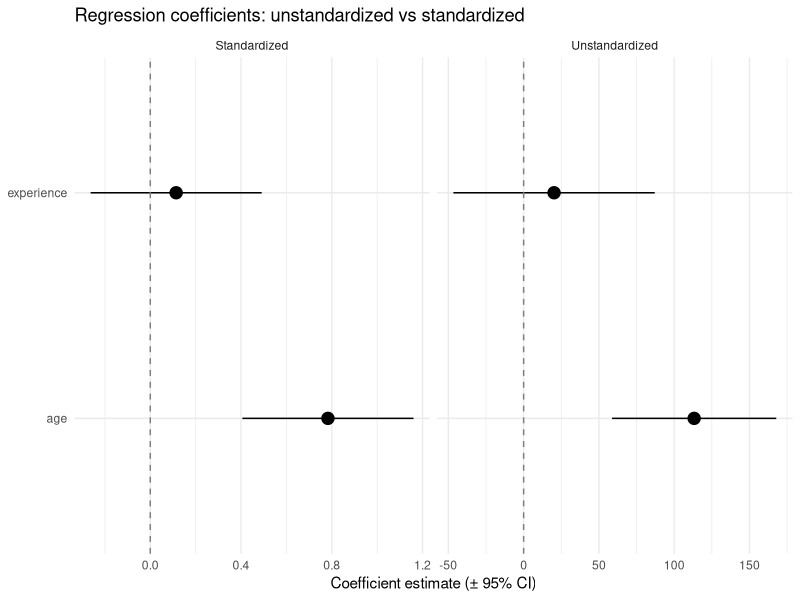
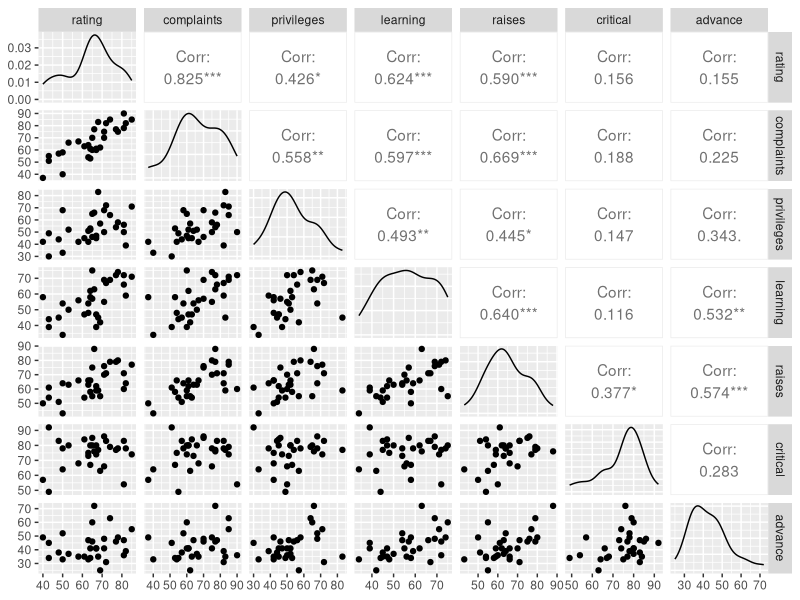

These figures' R source, in order:
## ---- chunk 1
library(tidyverse)
library(GGally)
## ---- chunk 2
set.seed(42)
n <- 100

age        <- runif(n, min = 18, max = 65)
err        <- rnorm(n, 0, 1000)
salary     <- 2500 + (age - 18) * 120 + err
experience <- pmax((age - 18) * 0.8 + rnorm(n, 0, 3), 0)

sim_data <- data.frame(age, experience, salary)
head(sim_data)
## ---- chunk 3

age_z <- ( sim_data$age - mean(sim_data$age) ) / sd(sim_data$age)

cat("Mean of standardized `age`: ",  round(mean(age_z), 4) )
cat("\n")
cat("SD of standardized `age`: ",  round(sd(age_z), 4) )

## ---- chunk 4
sim_data_z <- sim_data |>
  mutate(across(everything(), ~ as.numeric(scale(.))))

# Verify: means should be ~0, SDs should be ~1
sim_data_z |>
  summarise(across(everything(), list(mean = mean, sd = sd))) |>
  pivot_longer(everything(), names_to = c("variable", "stat"), names_sep = "_(?=[^_]+$)") |>
  pivot_wider(names_from = stat, values_from = value)
## ---- chunk 5
# --- Unstandardized simple regression ---
m_raw <- lm(salary ~ age, data = sim_data)

# --- Standardized simple regression (z-scored data) ---
m_std <- lm(salary ~ age, data = sim_data_z)

## ---- chunk 6
summary(m_raw)
## ---- chunk 7
summary(m_std)
## ---- chunk 8
# Pearson correlation between age and salary
r_age_salary <- cor(sim_data$age, sim_data$salary)

# Standardized slope from the z-scored model
beta_std <- coef(m_std)["age"]

cat("Pearson r(age, salary)         =", round(r_age_salary, 6), "\n")
cat("Standardized beta (age->salary) =", round(beta_std,     6), "\n")
cat("Are they equal?", isTRUE(all.equal(r_age_salary, beta_std, tolerance = 1e-10)), "\n")
## ---- chunk 9
beta_raw <- coef(m_raw)["age"]   # unstandardized slope
s_x      <- sd(sim_data$age)
s_y      <- sd(sim_data$salary)

# Convert raw -> standardized
beta_std_manual <- beta_raw * (s_x / s_y)

cat("Standardized beta (z-scored model)    =", round(coef(m_std)["age"],  6), "\n")
cat("Standardized beta (manual conversion) =", round(beta_std_manual,      6), "\n")
## ---- chunk 10
# Unstandardized multiple regression
m_multi_raw <- lm(salary ~ age + experience, data = sim_data)

# Standardized multiple regression
m_multi_std <- lm(salary ~ age + experience, data = sim_data_z)

cat("=== Unstandardized ===\n")
summary(m_multi_raw)$coefficients

cat("\n=== Standardized ===\n")
summary(m_multi_std)$coefficients
## ---- chunk 11
r_age_sal  <- cor(sim_data$age,        sim_data$salary)
r_exp_sal  <- cor(sim_data$experience, sim_data$salary)
beta_age   <- coef(m_multi_std)["age"]
beta_exp   <- coef(m_multi_std)["experience"]

comparison <- tibble(
  predictor        = c("age", "experience"),
  `zero-order r`   = c(r_age_sal, r_exp_sal),
  `standardized b` = c(beta_age,  beta_exp),
  difference       = c(r_age_sal - beta_age, r_exp_sal - beta_exp)
)

print(comparison)
## ---- chunk 12
coef_plot_data <- function(model, label) {
  ci    <- confint(model)
  coefs <- coef(model)
  tibble(
    model     = label,
    predictor = names(coefs),
    estimate  = unname(coefs),
    lower     = unname(ci[, 1]),
    upper     = unname(ci[, 2])
  ) |> filter(predictor != "(Intercept)")
}

plot_dat <- bind_rows(
  coef_plot_data(m_multi_raw, "Unstandardized"),
  coef_plot_data(m_multi_std, "Standardized")
)

ggplot(plot_dat, aes(x = estimate, y = predictor, xmin = lower, xmax = upper)) +
  geom_pointrange(size = 0.8) +
  geom_vline(xintercept = 0, linetype = "dashed", colour = "grey50") +
  facet_wrap(~ model, scales = "free_x") +
  labs(
    title = "Regression coefficients: unstandardized vs standardized",
    x     = "Coefficient estimate (± 95% CI)",
    y     = NULL
  ) +
  theme_minimal()
## ---- chunk 13
fit_comparison <- tibble(
  model       = c("Unstandardized", "Standardized"),
  R2          = c(summary(m_multi_raw)$r.squared,
                  summary(m_multi_std)$r.squared),
  adj_R2      = c(summary(m_multi_raw)$adj.r.squared,
                  summary(m_multi_std)$adj.r.squared),
  F_statistic = c(summary(m_multi_raw)$fstatistic["value"],
                  summary(m_multi_std)$fstatistic["value"])
)

print(fit_comparison)
## ---- chunk 14
ggpairs(attitude, progress = FALSE)
## ---- chunk 15
# linear model on the raw data
# write your code here:

## ---- chunk 16
# linear model on the z-scored data
# write your code here:

## ---- chunk 17
# write your coce here:
